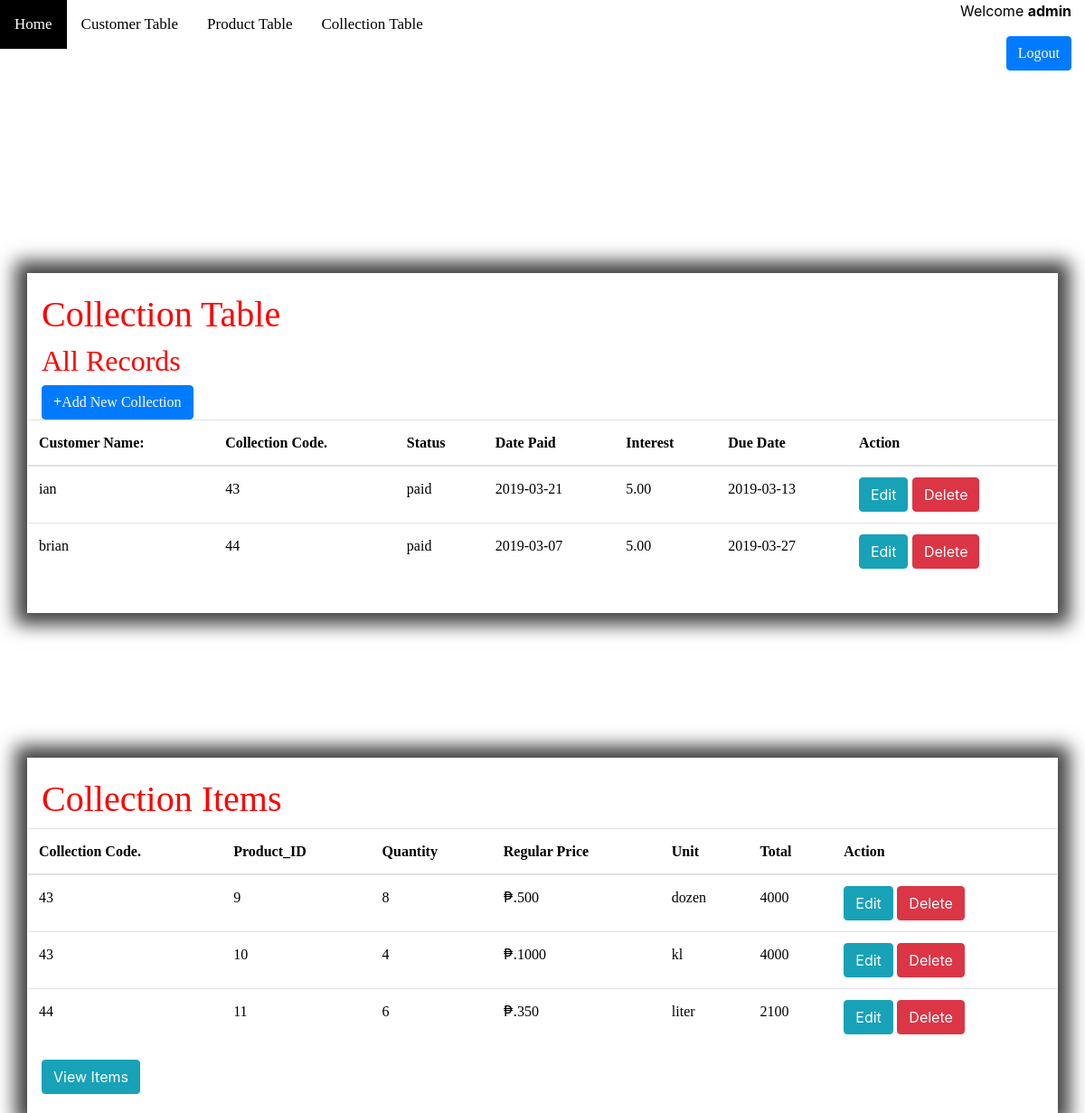
/collection.php (signed in), run on the app's committed database.
### tables this page shows
CREATE TABLE `collection` (
  `collection_code` int(100) NOT NULL,
  `userid` int(100) DEFAULT NULL,
  `customer_id` int(100) DEFAULT NULL,
  `status` varchar(100) DEFAULT NULL,
  `date_paid` date DEFAULT NULL,
  `interest` decimal(10,2) DEFAULT NULL,
  `due_date` date NOT NULL
);

CREATE TABLE `customer` (
  `customer_id` int(100) NOT NULL,
  `userid` int(100) DEFAULT NULL,
  `firstname` varchar(100) DEFAULT NULL,
  `lastname` varchar(100) DEFAULT NULL,
  `middlename` varchar(100) DEFAULT NULL,
  `extname` varchar(100) DEFAULT NULL,
  `phoneno` varchar(100) DEFAULT NULL,
  `street` varchar(100) DEFAULT NULL,
  `city` varchar(100) DEFAULT NULL
);

CREATE TABLE `items` (
  `collection_code` int(100) DEFAULT NULL,
  `userid` int(100) DEFAULT NULL,
  `product_id` int(100) DEFAULT NULL,
  `quantity` varchar(100) DEFAULT NULL,
  `unit` varchar(100) DEFAULT NULL,
  `amount` decimal(10,2) DEFAULT NULL
);

CREATE TABLE `product` (
  `product_id` int(100) NOT NULL,
  `userid` int(100) DEFAULT NULL,
  `particular` varchar(100) DEFAULT NULL,
  `item_quantity` int(100) DEFAULT NULL,
  `unit` varchar(100) DEFAULT NULL,
  `regular_price` int(100) DEFAULT NULL,
  `discount` decimal(10,2) DEFAULT NULL
);

### collection.php (the view, shortened to what this page needs)
<!DOCTYPE html>
<html>
<head>
	<link rel="stylesheet" type="text/css"	href="style.css">
	<link rel="stylesheet" href="bootstrap/css/bootstrap.min.css">
</head>
<body>
<div class="topnav">
  <a class="home" href="index.php">Home</a>
  <a href="index2.php">Customer Table</a>
  <a href="product.php">Product Table</a>
  <a href="#collection.php">Collection Table</a>
</div>
<header class="main">
    <div class="row justify-content-center">
    <h1 class="col-sm-4"></h1>
     <nav class="col-sm-8 text-right">
		 <?php if(isset($_SESSION["username"])): ?>
		     <p>Welcome <strong><?php echo $_SESSION['username']; ?></strong></p>
		     <p><a style="font-family:Stylus BT" href="login.php?logout='1'" class="btn btn-primary" style="color:white;">Logout</a></p>
		 <?php endif ?>
		</nav>
		</div>
		 </header><br><br>
<div id="main">
	<?php require_once 'process3.php';?>
	<div class="container">
	<?php
		$mysqli = new mysqli('localhost','root','','registration') or die(mysqli_error($mysqli));
		?>
		<?php
		$result = $mysqli->query("SELECT * FROM collection,customer where collection.customer_id=customer.customer_id") or die($mysqli->error);
		?>
		<h1><a style="bottom:60%;right:65%;font-family:Broadway;color:red;">Collection Table</h1></a>
		<h2><font style="font-family:Timesnew-Roman" color= "red"> All Records</h2></font>
		<a style="font-family:Stylus BT" href="index5.php"class="btn btn-primary"><b>+</b>Add New Collection</a>
		<div class="row justify-content-center">
		<br><br><br>
			<table class="table">
				<thead>
					<tr>
						<th><a style="font-family:Broadway">Customer Name:</th>
						<th><a style="font-family:Broadway">Collection Code.</th>
						<th><a style="font-family:Broadway">Status</th>
						<th><a style="font-family:Broadway">Date Paid</th>
						<th><a style="font-family:Broadway">Interest</th>
						<th><a style="font-family:Broadway">Due Date</th>
						<th colspan="2"><a style="font-family:Broadway">Action</th>
					</tr>
				</thead>
				<?php
					while($row=$result->fetch_assoc()):?>
						<tr>
							<td><a style="font-family:Elephant;"><?php echo $row['firstname']?></td></a>
							<td><a style="font-family:Elephant;"><?php echo $row['collection_code']?></td></a>
							<td><a style="font-family:Elephant;"><?php echo $row['status']?></td></a>
							<td><a style="font-family:Elephant;"><?php echo $row['date_paid']?></td></a>
							<td><a style="font-family:Elephant;"><?php echo $row['interest']?></td></a>
							<td><a style="font-family:Elephant;"><?php echo $row['due_date']?></td></a>
							<td>
								<a href="index5.php?edit=<?php echo $row['collection_code'];?>"
									class="btn btn-info">Edit</a>
								<a href="process3.php?delete=<?php echo $row['collection_code'];?>"
									class="btn btn-danger">Delete</a>
							</td>
						</tr>
						<?php endwhile;?>
			</table>
		</div>
</div>
<div id="main">
	<?php require_once 'process4.php';?>
	<div class="container">
	<?php
		$mysqli = new mysqli('localhost','root','','registration') or die(mysqli_error($mysqli));
		?>
		<?php
		$result = $mysqli->query("SELECT * FROM items,product where items.product_id=product.product_id") or die($mysqli->error);
		?>
		<h1><a style="bottom:60%;right:56%;font-family:Broadway;color:red;">Collection Items</h1></a>
		<div class="row justify-content-center">
		<br><br><br>
			<table class="table">
				<thead>
					<tr>
						<th><a style="font-family:Broadway">Collection Code.</th>
						<th><a style="font-family:Broadway">Product_ID</th>
						<th><a style="font-family:Broadway">Quantity</th>
						<th><a style="font-family:Broadway">Regular Price</th>
						<th><a style="font-family:Broadway">Unit</th>
						<th><a style="font-family:Broadway">Total</th>
						<th colspan="2"><a style="font-family:Broadway">Action</th>
					</tr>
				</thead>
				<?php
					while($row=$result->fetch_assoc()):?>
						<tr>
							<td><a style="font-family:Elephant;"><?php echo $row['collection_code']?></td></a>
							<td><a style="font-family:Elephant;"><?php echo $row['product_id']?></td></a>
							<td><a style="font-family:Elephant;"><?php echo $row['quantity']?></td></a>
							<td>₱.<a style="font-family:Elephant;"><?php echo $row['regular_price']?></td></a>
							<td><a style="font-family:Elephant;"><?php echo $row['unit']?></td></a>
							<td><a style="font-family:Elephant;"><?php echo $row['TOTAL']=$row['regular_price']*$row['quantity']?></td></a>
							<td>
								<a href="index5.php?edit=<?php echo $row['collection_code'];?>"
									class="btn btn-info">Edit</a>
								<a href="process3.php?delete=<?php echo $row['collection_code'];?>"
									class="btn btn-danger">Delete</a>
							</td>
						</tr>
						<?php endwhile;?>
			</table>
		</div>
	<a style="bottom:60%;right:45%;" href="additems.php"class="btn btn-info">View Items</a>
</div>
</body>
</html>

### style.css (style rules this page uses)
* { margin: 0px; padding: 0px; }
body { font-size: 120%; height: 1000px; background-image: url(.png); background-position: center; background-repeat:no-repeat; background-size:100% 900px; }
.btn { padding: 10px; font-size: 15px; color: white; background: #5F9EA0; border: 10px solid; border-radius: 8px; }
p { color:black; }
.container { width: 70%; margin: 50px auto; border:1px solid #fff; padding:50px 60px; margin-top:20vh; -webkit-box-shadow: 0px 0px 19px 13px rgba(0,0,0,0.75); -moz-box-shadow: 0px 0px 19px 13px rgba(0,0,0,0.75); box-shadow: 0px 0px 19px 13px rgba(0,0,0,0.75); position: relative; padding: 20px; }
table, .th { color:black; }

### collection.php (style rules this page uses)
* { box-sizing: border-box; }
.topnav a { float: left; display: block; color: black; text-align: center; padding: 14px 16px; text-decoration: none; font-size: 17px; font-family:Broadway; }

### data on the page
collection: customer.firstname "ian", collection_code "43", status "paid", date_paid "2019-03-21", interest "5.00", due_date "2019-03-13"
collection: customer.firstname "brian", collection_code "44", status "paid", date_paid "2019-03-07", interest "5.00", due_date "2019-03-27"
items: collection_code "43", product.product_id "9", quantity "8", product.regular_price "500", product.unit "dozen", quantity "4000"
items: collection_code "43", product.product_id "10", quantity "4", product.regular_price "1000", product.unit "kl", quantity "4000"
items: collection_code "44", product.product_id "11", quantity "6", product.regular_price "350", product.unit "liter", quantity "2100"

### other printed values
$_SESSION['username'] "admin"
